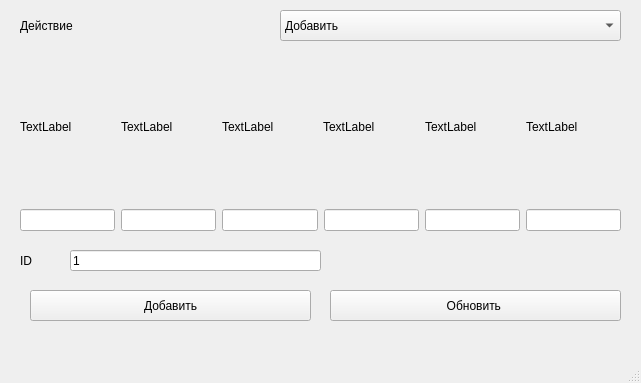
<?xml version="1.0" encoding="UTF-8"?>
<ui version="4.0">
 <class>MainWindow</class>
 <widget class="QMainWindow" name="MainWindow">
  <property name="geometry">
   <rect>
    <x>0</x>
    <y>0</y>
    <width>641</width>
    <height>383</height>
   </rect>
  </property>
  <property name="windowTitle">
   <string>MainWindow</string>
  </property>
  <widget class="QWidget" name="centralwidget">
   <widget class="QComboBox" name="comboBox">
    <property name="geometry">
     <rect>
      <x>280</x>
      <y>10</y>
      <width>341</width>
      <height>31</height>
     </rect>
    </property>
    <item>
     <property name="text">
      <string>Добавить</string>
     </property>
    </item>
    <item>
     <property name="text">
      <string>Изменить</string>
     </property>
    </item>
    <item>
     <property name="text">
      <string>Удалить</string>
     </property>
    </item>
   </widget>
   <widget class="QLabel" name="label">
    <property name="geometry">
     <rect>
      <x>20</x>
      <y>10</y>
      <width>251</width>
      <height>31</height>
     </rect>
    </property>
    <property name="text">
     <string>Действие</string>
    </property>
   </widget>
   <widget class="QPushButton" name="pushButton">
    <property name="geometry">
     <rect>
      <x>30</x>
      <y>290</y>
      <width>281</width>
      <height>31</height>
     </rect>
    </property>
    <property name="text">
     <string>Добавить</string>
    </property>
   </widget>
   <widget class="QPushButton" name="pushButton_2">
    <property name="geometry">
     <rect>
      <x>330</x>
      <y>290</y>
      <width>291</width>
      <height>31</height>
     </rect>
    </property>
    <property name="text">
     <string>Обновить </string>
    </property>
   </widget>
   <widget class="QLabel" name="label_2">
    <property name="geometry">
     <rect>
      <x>20</x>
      <y>240</y>
      <width>81</width>
      <height>41</height>
     </rect>
    </property>
    <property name="text">
     <string>ID</string>
    </property>
   </widget>
   <widget class="QLineEdit" name="lineEdit">
    <property name="geometry">
     <rect>
      <x>70</x>
      <y>250</y>
      <width>251</width>
      <height>21</height>
     </rect>
    </property>
    <property name="text">
     <string>1</string>
    </property>
   </widget>
   <widget class="QWidget" name="layoutWidget">
    <property name="geometry">
     <rect>
      <x>20</x>
      <y>50</y>
      <width>601</width>
      <height>181</height>
     </rect>
    </property>
    <layout class="QVBoxLayout" name="verticalLayout">
     <item>
      <layout class="QHBoxLayout" name="horizontalLayout">
       <item>
        <widget class="QLabel" name="label_3">
         <property name="text">
          <string>TextLabel</string>
         </property>
        </widget>
       </item>
       <item>
        <widget class="QLabel" name="label_4">
         <property name="text">
          <string>TextLabel</string>
         </property>
        </widget>
       </item>
       <item>
        <widget class="QLabel" name="label_5">
         <property name="text">
          <string>TextLabel</string>
         </property>
        </widget>
       </item>
       <item>
        <widget class="QLabel" name="label_6">
         <property name="text">
          <string>TextLabel</string>
         </property>
        </widget>
       </item>
       <item>
        <widget class="QLabel" name="label_7">
         <property name="text">
          <string>TextLabel</string>
         </property>
        </widget>
       </item>
       <item>
        <widget class="QLabel" name="label_8">
         <property name="text">
          <string>TextLabel</string>
         </property>
        </widget>
       </item>
      </layout>
     </item>
     <item>
      <layout class="QHBoxLayout" name="horizontalLayout_2">
       <item>
        <widget class="QLineEdit" name="lineEdit_4"/>
       </item>
       <item>
        <widget class="QLineEdit" name="lineEdit_2"/>
       </item>
       <item>
        <widget class="QLineEdit" name="lineEdit_5"/>
       </item>
       <item>
        <widget class="QLineEdit" name="lineEdit_6"/>
       </item>
       <item>
        <widget class="QLineEdit" name="lineEdit_7"/>
       </item>
       <item>
        <widget class="QLineEdit" name="lineEdit_3"/>
       </item>
      </layout>
     </item>
    </layout>
   </widget>
  </widget>
  <widget class="QMenuBar" name="menubar">
   <property name="geometry">
    <rect>
     <x>0</x>
     <y>0</y>
     <width>641</width>
     <height>22</height>
    </rect>
   </property>
  </widget>
  <widget class="QStatusBar" name="statusbar"/>
 </widget>
 <resources/>
 <connections/>
</ui>
